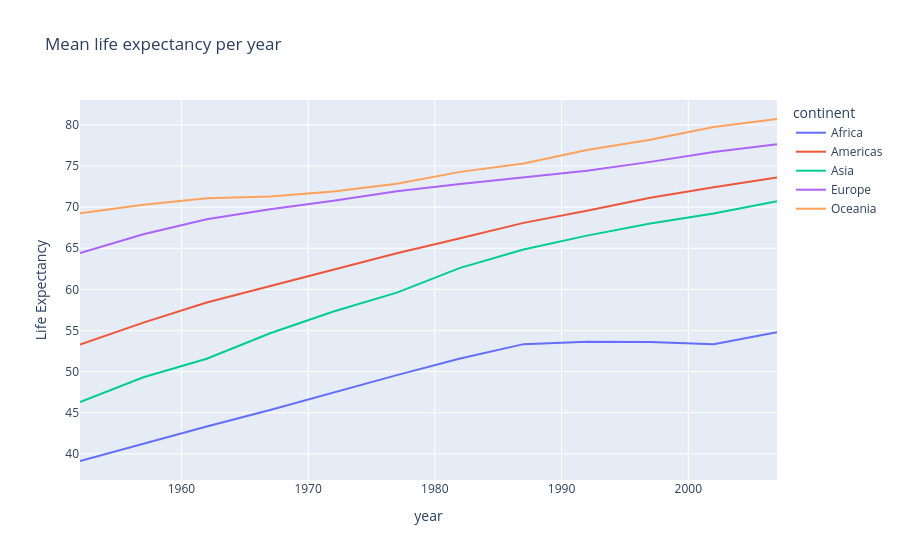

Write notebook code for a chart like this one.
### Markdown cell above
Создадим линейный график методом `.line()`, добавим форматирование через `labels` и `color`. При желании раскомментируем title:

### Code cell
fig = px.line(
    df_pop_by_year,
    x="year",
    y="lifeExp",
    title="Mean life expectancy per year",
    labels={"lifeExp": "Life Expectancy"},
    color="continent",
)

fig.show()

### Figure 1 — Plotly figure (JSON) as saved in the notebook; plotly's stock layout.template omitted (floating-point values rounded to 4 significant figures)
{"data": [{"hovertemplate": "continent=Africa<br>year=%{x}<br>Life Expectancy=%{y}<extra></extra>", "legendgroup": "Africa", "line": {"color": "#636efa", "dash": "solid"}, "marker": {"symbol": "circle"}, "mode": "lines", "name": "Africa", "orientation": "v", "showlegend": true, "type": "scatter", "x": [1952, 1957, 1962, 1967, 1972, 1977, 1982, 1987, 1992, 1997, 2002, 2007], "xaxis": "x", "y": [39.14, 41.27, 43.32, 45.33, 47.45, 49.58, 51.59, 53.34, 53.63, 53.6, 53.33, 54.81], "yaxis": "y"}, {"hovertemplate": "continent=Americas<br>year=%{x}<br>Life Expectancy=%{y}<extra></extra>", "legendgroup": "Americas", "line": {"color": "#EF553B", "dash": "solid"}, "marker": {"symbol": "circle"}, "mode": "lines", "name": "Americas", "orientation": "v", "showlegend": true, "type": "scatter", "x": [1952, 1957, 1962, 1967, 1972, 1977, 1982, 1987, 1992, 1997, 2002, 2007], "xaxis": "x", "y": [53.28, 55.96, 58.4, 60.41, 62.39, 64.39, 66.23, 68.09, 69.57, 71.15, 72.42, 73.61], "yaxis": "y"}, {"hovertemplate": "continent=Asia<br>year=%{x}<br>Life Expectancy=%{y}<extra></extra>", "legendgroup": "Asia", "line": {"color": "#00cc96", "dash": "solid"}, "marker": {"symbol": "circle"}, "mode": "lines", "name": "Asia", "orientation": "v", "showlegend": true, "type": "scatter", "x": [1952, 1957, 1962, 1967, 1972, 1977, 1982, 1987, 1992, 1997, 2002, 2007], "xaxis": "x", "y": [46.31, 49.32, 51.56, 54.66, 57.32, 59.61, 62.62, 64.85, 66.54, 68.02, 69.23, 70.73], "yaxis": "y"}, {"hovertemplate": "continent=Europe<br>year=%{x}<br>Life Expectancy=%{y}<extra></extra>", "legendgroup": "Europe", "line": {"color": "#ab63fa", "dash": "solid"}, "marker": {"symbol": "circle"}, "mode": "lines", "name": "Europe", "orientation": "v", "showlegend": true, "type": "scatter", "x": [1952, 1957, 1962, 1967, 1972, 1977, 1982, 1987, 1992, 1997, 2002, 2007], "xaxis": "x", "y": [64.41, 66.7, 68.54, 69.74, 70.78, 71.94, 72.81, 73.64, 74.44, 75.51, 76.7, 77.65], "yaxis": "y"}, {"hovertemplate": "continent=Oceania<br>year=%{x}<br>Life Expectancy=%{y}<extra></extra>", "legendgroup": "Oceania", "line": {"color": "#FFA15A", "dash": "solid"}, "marker": {"symbol": "circle"}, "mode": "lines", "name": "Oceania", "orientation": "v", "showlegend": true, "type": "scatter", "x": [1952, 1957, 1962, 1967, 1972, 1977, 1982, 1987, 1992, 1997, 2002, 2007], "xaxis": "x", "y": [69.25, 70.3, 71.09, 71.31, 71.91, 72.85, 74.29, 75.32, 76.94, 78.19, 79.74, 80.72], "yaxis": "y"}], "layout": {"legend": {"title": {"text": "continent"}, "tracegroupgap": 0}, "title": {"text": "Mean life expectancy per year"}, "xaxis": {"anchor": "y", "domain": [0, 1], "title": {"text": "year"}}, "yaxis": {"anchor": "x", "domain": [0, 1], "title": {"text": "Life Expectancy"}}}}
